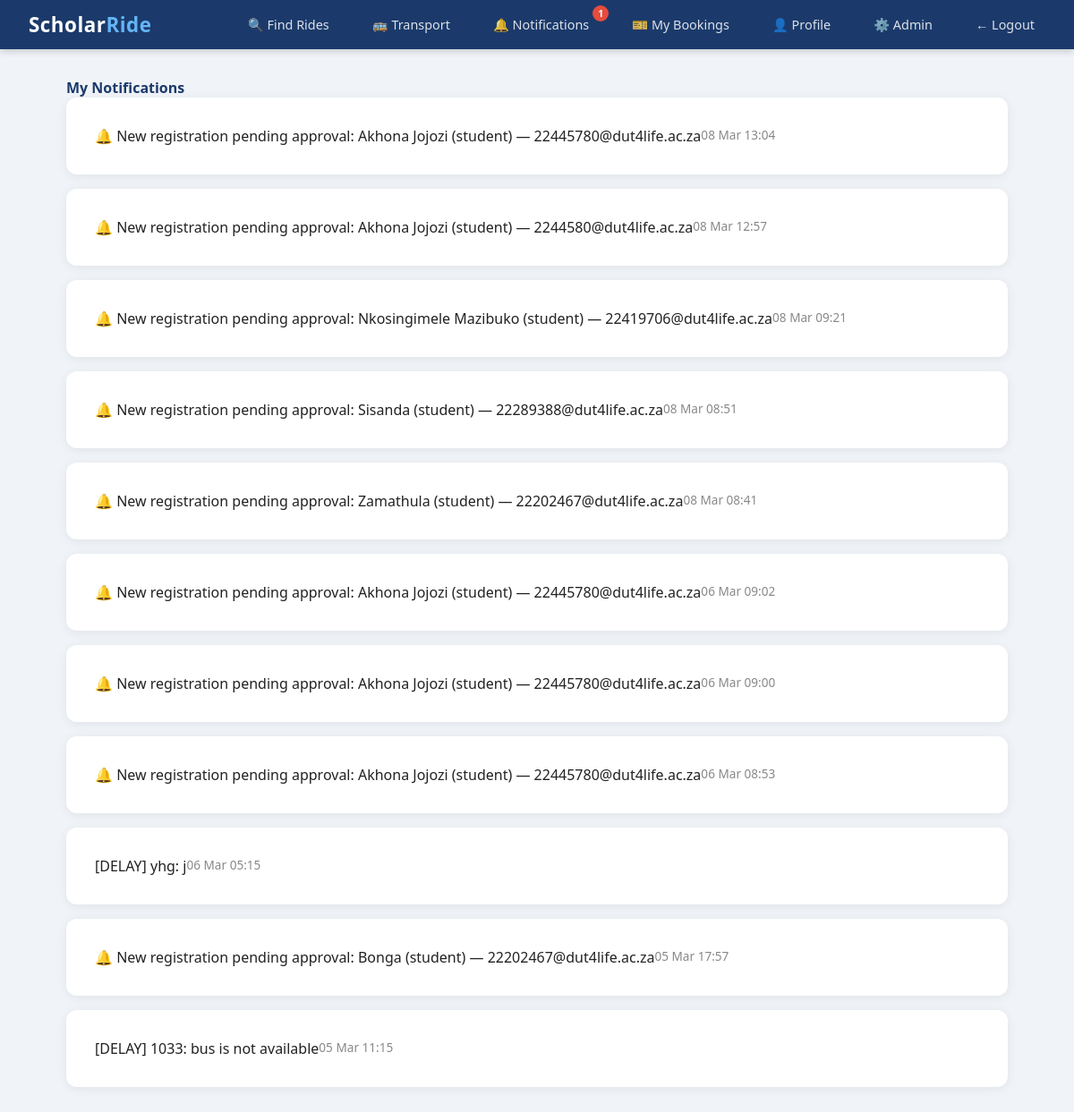
The app's page /notifications (signed in), older data.
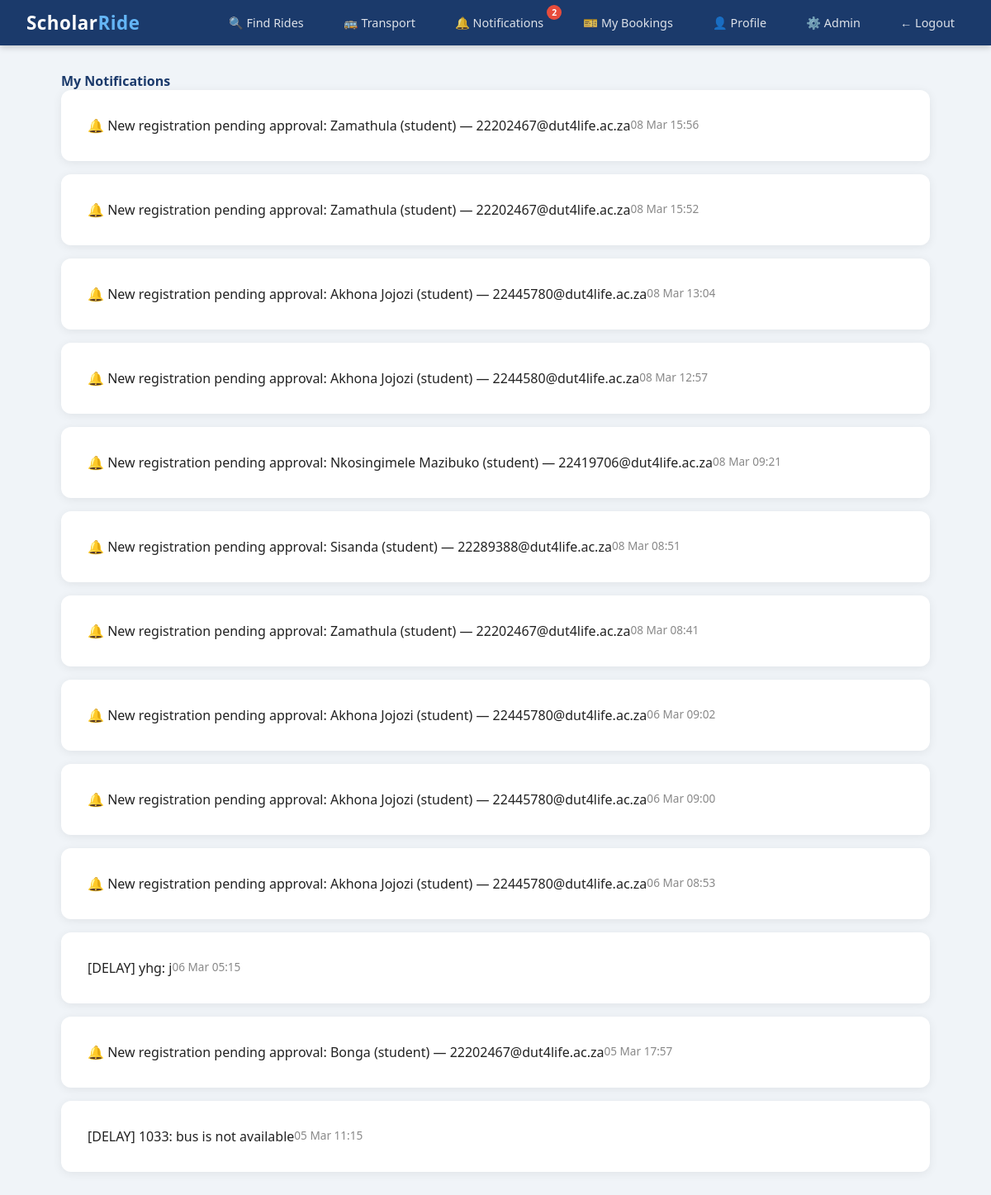
The same page, newer data.
### scholar_ride/models.py (models this page shows)
class Notification(db.Model):
    id = db.Column(db.Integer, primary_key=True)
    user_id = db.Column(db.Integer, db.ForeignKey('user.id'), nullable=False)
    message = db.Column(db.Text, nullable=False)
    is_read = db.Column(db.Boolean, default=False)
    created_at = db.Column(db.DateTime, default=datetime.utcnow)

### scholar_ride/routes/notifications.py (the view)
@notifications.route('/notifications')
@login_required
def index():
    notifs = Notification.query.filter_by(
        user_id=current_user.id
    ).order_by(Notification.created_at.desc()).all()
    for n in notifs:
        n.is_read = True
    db.session.commit()
    return render_template('notifications.html', notifications=notifs)

### scholar_ride/models.py (called while the page is built)
@login_manager.user_loader
def load_user(user_id):
    return User.query.get(int(user_id))

### scholar_ride/templates/notifications.html (shortened to what this page needs)
{% extends "base.html" %}
{% block content %}
<h4 style="color:#1B3A6B;" class="mb-4">
     My Notifications
</h4>
{% if notifications %}
    {% for notif in notifications %}
    <div class="card mb-2 p-3 {% if not notif.is_read %}border-start border-primary border-3{% endif %}">
        <div class="d-flex justify-content-between">
            <p class="mb-0">
                {{ notif.message }}
            </p>
            <small class="text-muted ms-3 text-nowrap">
                {{ notif.created_at.strftime('%d %b %H:%M') }}
            </small>
        </div>
    </div>
    {% endfor %}
{% else %}
    <div class="text-center mt-5">
        <i class="bi bi-bell-slash" style="font-size:4rem; color:#ccc;"></i>
        <p class="text-muted mt-3">No notifications yet.</p>
    </div>
{% endif %}
{% endblock %}

Row changes from the older to the newer data that the page shows:
added Notification: message "🔔 New registration pending approval: Zamathula (student) — 22202467@dut4life.ac.za", created_at "08 Mar 15:56"
added Notification: message "🔔 New registration pending approval: Zamathula (student) — 22202467@dut4life.ac.za", created_at "08 Mar 15:52"
Text that changed along with them:
{{ unread_count }}: "1" → "2"
